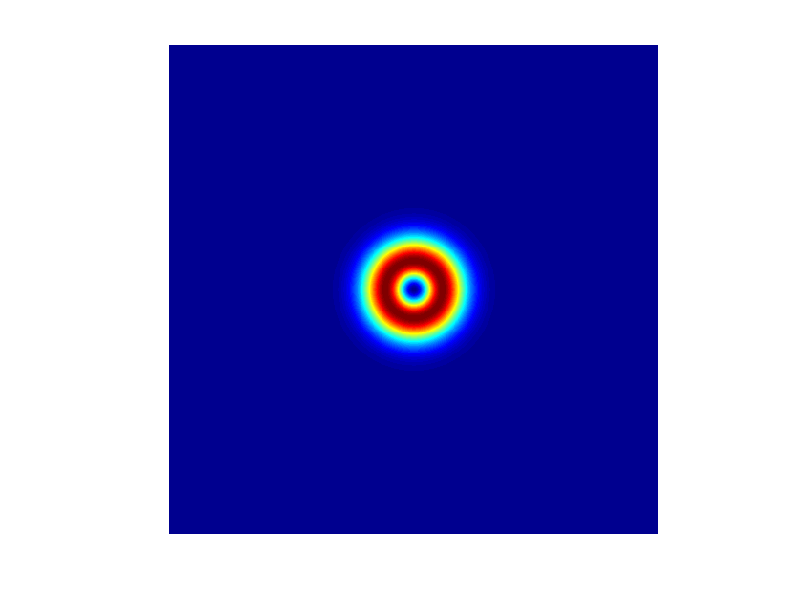

The MATLAB source for this figure: (Note: this script raises an error after producing the figure.)
addpath(genpath('utils'))
clc, clear
set(0, 'DefaultAxesFontSize', 18);
set(0, 'DefaultFigureColor', 'w');

N = 2^9;
x = linspace(-1,1,N);
[X,Y] = meshgrid(x);
[theta,r] = cart2pol(X,Y);

c = 50;
% source support
A = exp(-c*(X.^2 + Y.^2)) - exp(-2*c*(X.^2 + Y.^2));
% normalization
A = A / max(A(:));
% target support
B = A;

lambda = 1e0;
rng(0)
v = exp(1i*2*pi*rand(N,N));

figure(1)
imagesc(A)
axis image off
colormap(jet)

%% power method
v = v / sqrt(v(:)'*v(:));
numIter = 1e4;
figureUpdate = 10;

for k = 0:numIter
    v = linOp(v,B,A,lambda);
    v = v / sqrt(v(:)'*v(:));
    
    if mod(k,figureUpdate) == 0
        figure(2)
        hsvplot(v)
        zoom(4*sqrt(c/50))
        
        figure(3)
        hsvplot(fft2c(v))
        zoom(4*sqrt(c/50))
        title(['iteration ', num2str(k)])
        drawnow
    end
end

function r = linOp(v,B,A,lambda)
r = 1./(1+lambda-A) .* ifft2c(B.*fft2c(v));
end

function G = fft2c(g)
G = fftshift(fft2(ifftshift(g)))/numel(g);
end

function g = ifft2c(G)
g = fftshift(ifft2(ifftshift(G)))/numel(G);
end
